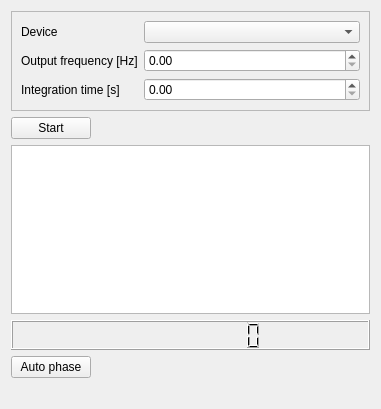
<?xml version="1.0" encoding="UTF-8"?>
<ui version="4.0">
 <class>LockinGui</class>
 <widget class="QWidget" name="LockinGui">
  <property name="geometry">
   <rect>
    <x>0</x>
    <y>0</y>
    <width>381</width>
    <height>409</height>
   </rect>
  </property>
  <property name="windowTitle">
   <string>Lockin²</string>
  </property>
  <layout class="QVBoxLayout" name="verticalLayout">
   <item>
    <widget class="QFrame" name="frame">
     <property name="frameShape">
      <enum>QFrame::StyledPanel</enum>
     </property>
     <property name="frameShadow">
      <enum>QFrame::Raised</enum>
     </property>
     <layout class="QFormLayout" name="formLayout_2">
      <item row="0" column="0">
       <widget class="QLabel" name="label">
        <property name="text">
         <string>Device</string>
        </property>
       </widget>
      </item>
      <item row="0" column="1">
       <widget class="QComboBox" name="audioDeviceSelector"/>
      </item>
      <item row="1" column="0">
       <widget class="QLabel" name="outputFrequencyHzLabel">
        <property name="text">
         <string>Output frequency [Hz]</string>
        </property>
       </widget>
      </item>
      <item row="1" column="1">
       <widget class="QDoubleSpinBox" name="outputFrequency"/>
      </item>
      <item row="2" column="1">
       <widget class="QDoubleSpinBox" name="integrationTime"/>
      </item>
      <item row="2" column="0">
       <widget class="QLabel" name="integrationTimeSLabel">
        <property name="text">
         <string>Integration time [s]</string>
        </property>
       </widget>
      </item>
     </layout>
    </widget>
   </item>
   <item>
    <layout class="QHBoxLayout" name="horizontalLayout_2">
     <item>
      <widget class="QPushButton" name="buttonStartStop">
       <property name="text">
        <string>Start</string>
       </property>
      </widget>
     </item>
     <item>
      <spacer name="horizontalSpacer_2">
       <property name="orientation">
        <enum>Qt::Horizontal</enum>
       </property>
       <property name="sizeHint" stdset="0">
        <size>
         <width>40</width>
         <height>20</height>
        </size>
       </property>
      </spacer>
     </item>
    </layout>
   </item>
   <item>
    <widget class="XYGraph" name="vumeter"/>
   </item>
   <item>
    <layout class="QHBoxLayout" name="horizontalLayout">
     <item>
      <widget class="QLCDNumber" name="lcdForXValue">
       <property name="minimumSize">
        <size>
         <width>0</width>
         <height>30</height>
        </size>
       </property>
       <property name="numDigits">
        <number>10</number>
       </property>
      </widget>
     </item>
    </layout>
   </item>
   <item>
    <layout class="QHBoxLayout" name="horizontalLayout_3">
     <item>
      <widget class="QPushButton" name="buttonAutoPhase">
       <property name="text">
        <string>Auto phase</string>
       </property>
      </widget>
     </item>
     <item>
      <spacer name="horizontalSpacer_4">
       <property name="orientation">
        <enum>Qt::Horizontal</enum>
       </property>
       <property name="sizeHint" stdset="0">
        <size>
         <width>40</width>
         <height>20</height>
        </size>
       </property>
      </spacer>
     </item>
    </layout>
   </item>
   <item>
    <widget class="QLabel" name="info">
     <property name="font">
      <font>
       <italic>true</italic>
      </font>
     </property>
     <property name="text">
      <string/>
     </property>
    </widget>
   </item>
  </layout>
 </widget>
 <customwidgets>
  <customwidget>
   <class>XYGraph</class>
   <extends>QGraphicsView</extends>
   <header location="global">xygraph/xygraph.hpp</header>
  </customwidget>
 </customwidgets>
 <resources/>
 <connections/>
</ui>
